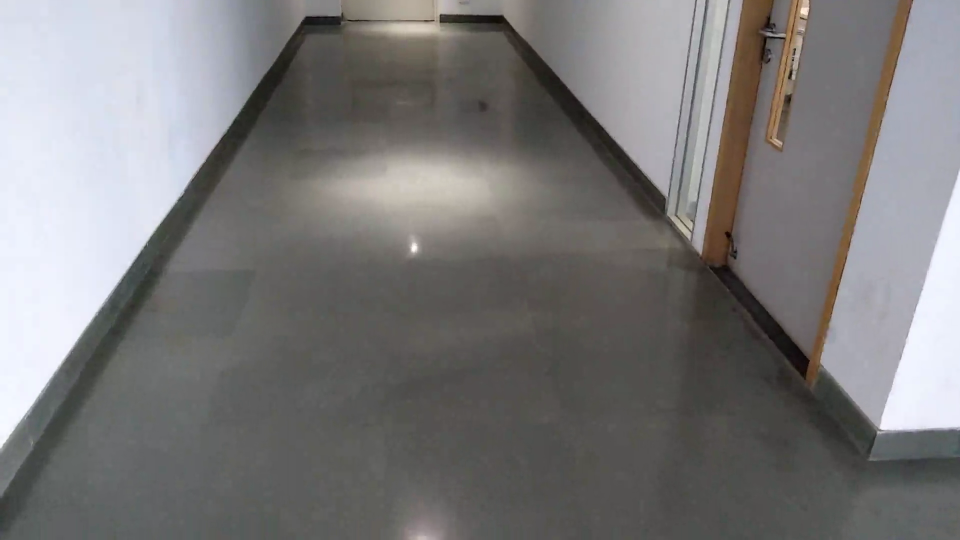
#> input picture frame 52 of Internships/BennettUniversity/PathIdentificationforIndoorMovement/New.mp4, 1920 x 1080 px (shown at 1/2 size)
$ python CapturingPath.py   (older library calls are emulated)
#> lines starting #> are read from the running program, lines starting #| are printed output that depends on the picture; after the words box and inside, x2 and y2 are one past the last pixel; in counts of white or black regions, pixels touching at a corner belong together
#PROJECT TITLE:- PATH IDENTIFIACTION FOR INDOOR MOVEMENT

# IMPORTING PACAKGES

import cv2
import numpy as np
from scipy.ndimage.measurements import label
from skimage.measure import regionprops

#COMMAND TO CAPTURE THE VIDEO

video= cv2.VideoCapture("New.mp4")

while True:

    ret,orig_frame= video.read()
#> orig_frame is the input picture: shape (1080, 1920, 3); mean B, G, R 121.5, 121.2, 122.5

    col=orig_frame.shape[1]
#> col = 1920
    row=orig_frame.shape[0]
#> row = 1080

    if not ret:
        video=cv2.VideoCapture("New.mp4")
        continue
#APPLY GAUSSIAN FILTER TO REMOVE THE NOISE

    frame= cv2.GaussianBlur(orig_frame,(5,5),0)

# CONVERTING THE COLOR TO GRAYSCALE

    gray=cv2.cvtColor(frame, cv2.COLOR_BGR2GRAY)
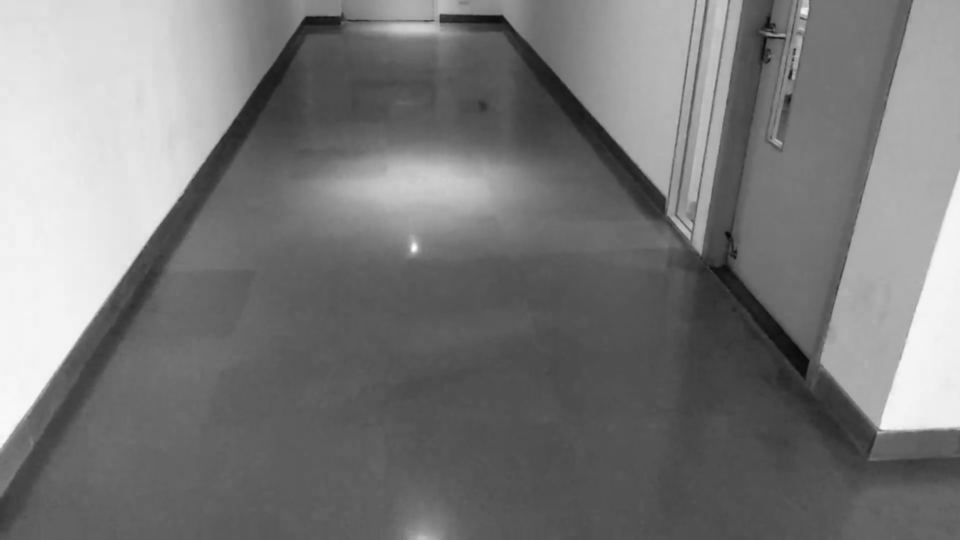
#> gray: shape (1080, 1920) (shown at 1/2 size); min 6, max 252, mean 121.6

# FOR EDGE DETECTION APPLY CANNY DETECTOR

    edges= cv2.Canny(gray,45,45)
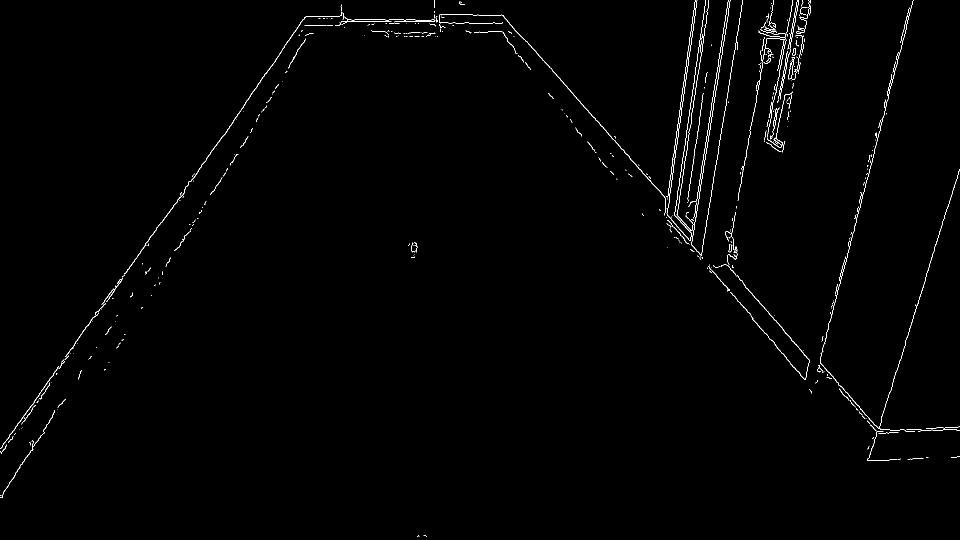
#> edges: shape (1080, 1920) (shown at 1/2 size); 0.77% white in thin lines or dots

    #cv2.imshow("Canny",edges)

    rows = edges.shape[0]
#> rows = 1080
    cols = edges.shape[1]
#> cols = 1920

# APPLY MORPHOLOGICAL OPERATION
    Structure1 = cv2.getStructuringElement(cv2.MORPH_RECT, (5,17))
    vertical = cv2.dilate(edges, Structure1,(-1,-1))
#> vertical: shape (1080, 1920); 6.8% white; 44 white regions, largest, box (x1, y1, x2, y2) and area: (0, 0, 1488, 915) 69380, (1412, 0, 1624, 768) 30579, (1628, 0, 1920, 930) 23410
    Structure2 = cv2.getStructuringElement(cv2.MORPH_RECT, (17,9))
    vertical = cv2.erode(vertical, Structure2,(-1,-1))
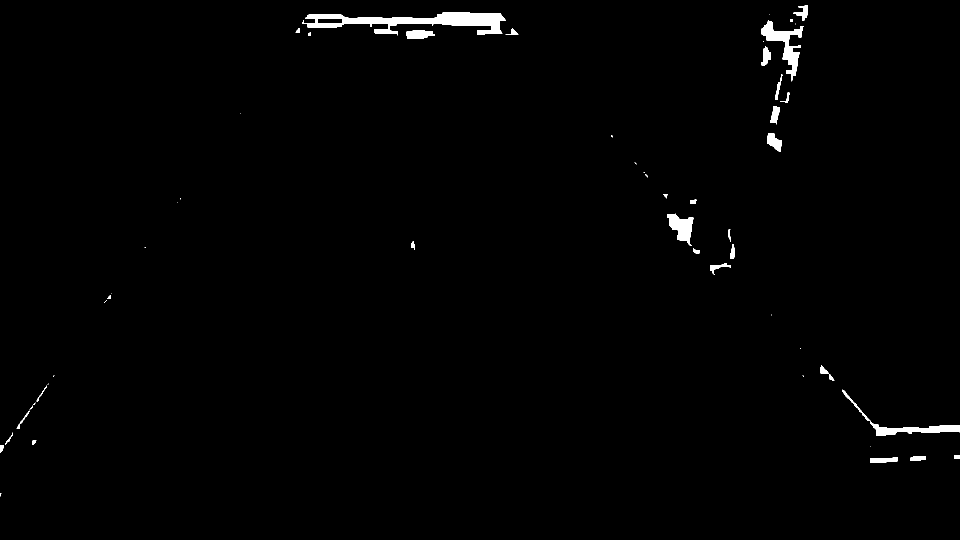
#> vertical: shape (1080, 1920) (shown at 1/2 size); 0.99% white; 55 white regions (22 under 20 px), largest, box (x1, y1, x2, y2) and area: (604, 24, 1012, 71) 7853, (1523, 40, 1607, 163) 2922, (1685, 779, 1920, 872) 2395
    kernel=np.ones((8,8),np.uint8)
    closing =cv2.morphologyEx(vertical,cv2.MORPH_CLOSE,kernel)
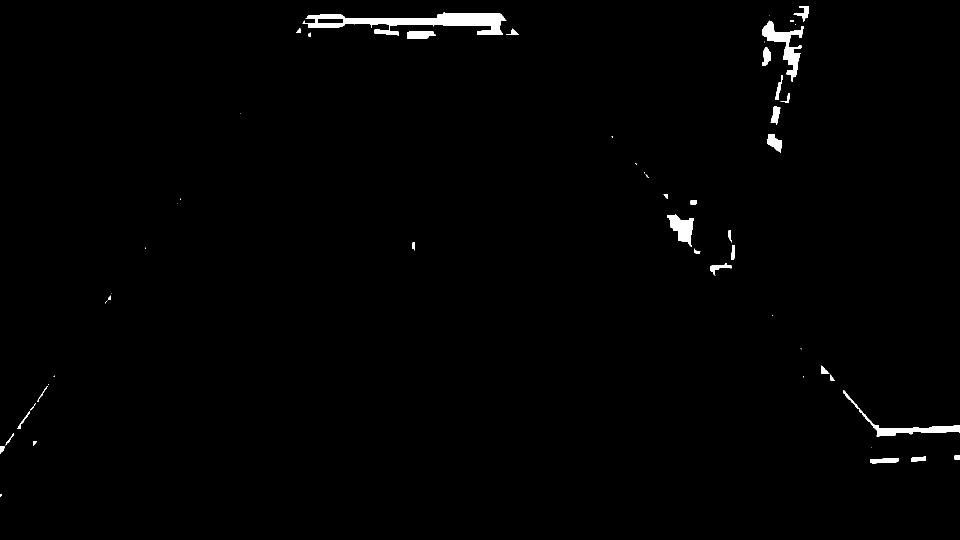
#> closing: shape (1080, 1920) (shown at 1/2 size); 0.99% white; 55 white regions (22 under 20 px), largest, box (x1, y1, x2, y2) and area: (605, 25, 1013, 72) 7853, (1524, 41, 1608, 164) 2922, (1686, 780, 1920, 873) 2380

    Structure2=np.ones((2,10),np.uint8)
    vertical = cv2.erode(closing, Structure2,(-1,-1))
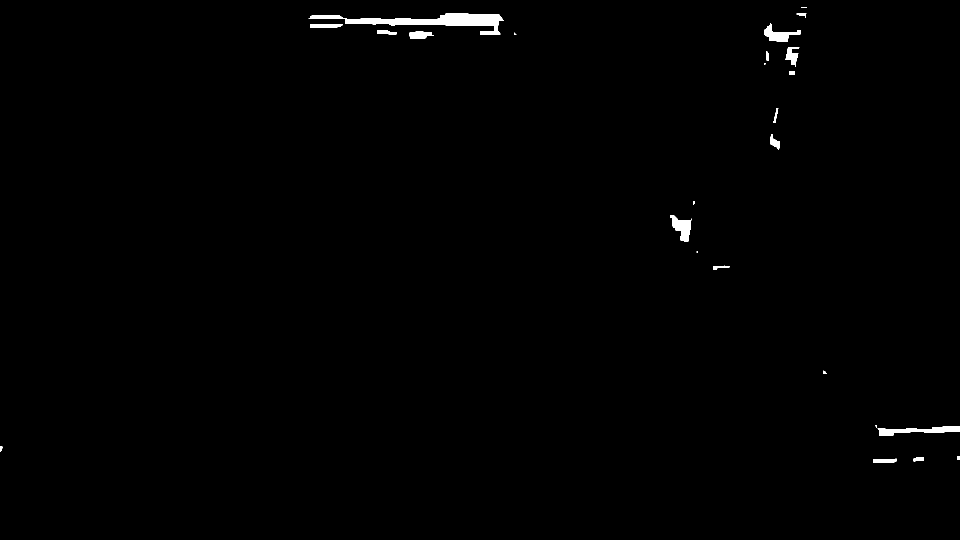
#> vertical: shape (1080, 1920) (shown at 1/2 size); 0.62% white; 26 white regions (5 under 20 px)

    #cv2.imshow("image",vertical)

#CONVERTING INTO BINARY IMAGE

    ret,thresh1 = cv2.threshold(vertical,100,255,cv2.THRESH_BINARY)

    labeled_array, num_features =label(thresh1)
#> labeled_array: shape (1080, 1920) int32; 27 distinct labels, from 0 to 26
#> num_features = 26
    props=regionprops(labeled_array)
#> props = 26 regions; largest, box (x1, y1, x2, y2) and area: (617, 27, 1008, 70) 5805, (1755, 852, 1920, 872) 1593, (1340, 431, 1383, 483) 1164, (1529, 46, 1602, 84) 1070, (819, 63, 867, 78) 561
    comp=len(props)
#> comp = 26

# CREATE THE NEW BLACK IMAGE

    black=np.zeros((rows,cols),np.float)

    #cv2.imshow("black_img",black)

    rows2 = black.shape[0]
#> rows2 = 1080
    cols2 = black.shape[1]
#> cols2 = 1920

# SELECT AREA

    for i in range(1,comp):
        if props[i].area>3501:
            max=props[i].area
            index=i
            var1=props[index].coords
            length = var1.shape[0]
            for i in range(0,(length-1)):
                xcor=var1[i,0]
                ycor=var1[i,1]
                black[xcor,ycor]=1
#> this loop made 25 passes
#> max on pass 1: 5805
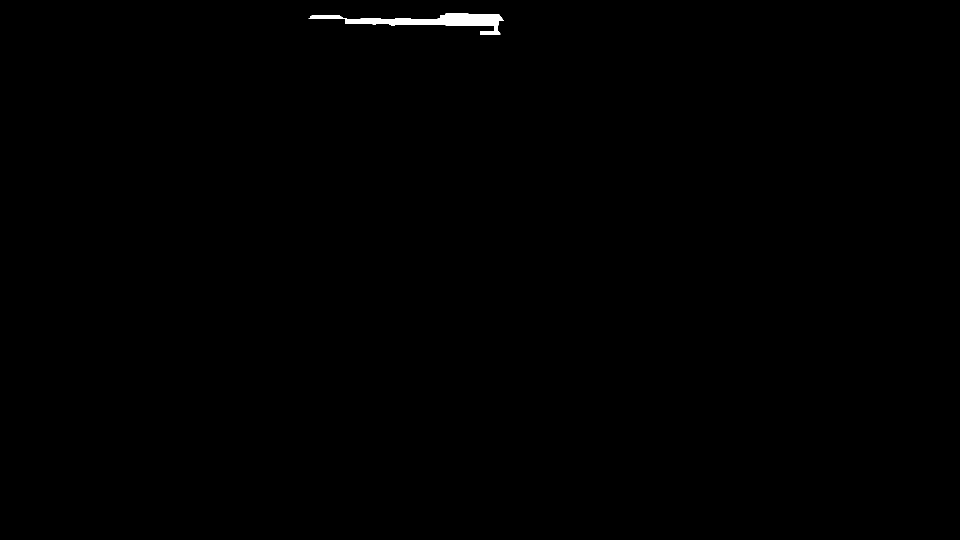
#> black: shape (1080, 1920) float64 (shown at 1/2 size); values 0 (black) and 1 (white), 0.28% white; 1 white region, box (x1, y1, x2, y2) and area: (617, 27, 1008, 70) 5804


    #cv2.imshow("After_area",black)

#FIND THE SLOPE

    for i in range(1,comp):
        if props[i].area>3501:
            index=i
            var1=props[index].coords
            length = var1.shape[0]
            l=length-1
            xcor1=var1[i,0]
            ycor1=var1[i,1]
            xcor2=var1[l,0]
            ycor2=var1[l,1]
            slope=(ycor2-ycor1)/(xcor2-xcor1)
            if slope in range(0,1):
                for i in range(xcor1,xcor2):
                    for j in range(ycor1,ycor2):
                        black[i,j]=0
#> this loop made 25 passes
#> (xcor1, ycor1, xcor2, ycor2, slope) on pass 1: (27, 892, 69, 966, 1.76)


    #cv2.imshow("image",frame)
    #cv2.imshow("After_area_slope",black)

    ret1,thresh2 = cv2.threshold(black,0,255,cv2.THRESH_BINARY)

    labeled_array2, num_features =label(thresh2)
#> labeled_array2: shape (1080, 1920) int32; values 0 (black) and 1 (white), 0.28% white; 1 white region
#> num_features = 1
    props=regionprops(labeled_array2)
#> props = 1 regions; box (x1, y1, x2, y2) and area: (617, 27, 1008, 70) 5804

    #cv2.imshow("thresh2",thresh2)
    comp=len(props)
#> comp = 1

    black2=np.zeros((rows,cols),np.float)

    k=0
    maxx=0
    maxy=0
    minx=10000
    miny=10000
    for i in range(0,comp):
        k=k+1

        var2=props[i].coords

        length=var2.shape[0]


        for j in range(1,length):
            if var2[j,0]>maxx:
                maxx=var2[j,0]
                maxy=var2[j,1]
            if var2[j,0]<minx:
                minx=var2[j,0]
                miny=var2[j,1]


# MAKING THE POLYGON

        if k==2:
            pts = np.array([[1920,1080],[maxy,maxx],[miny,minx],[0,1080]] ,np.int32)
        else:
            pts = np.array([[1920,1080],[miny,minx],[maxy,maxx],[0,1080]], np.int32)

        cv2.fillPoly(frame, np.int_([pts]), (0, 0, 255))
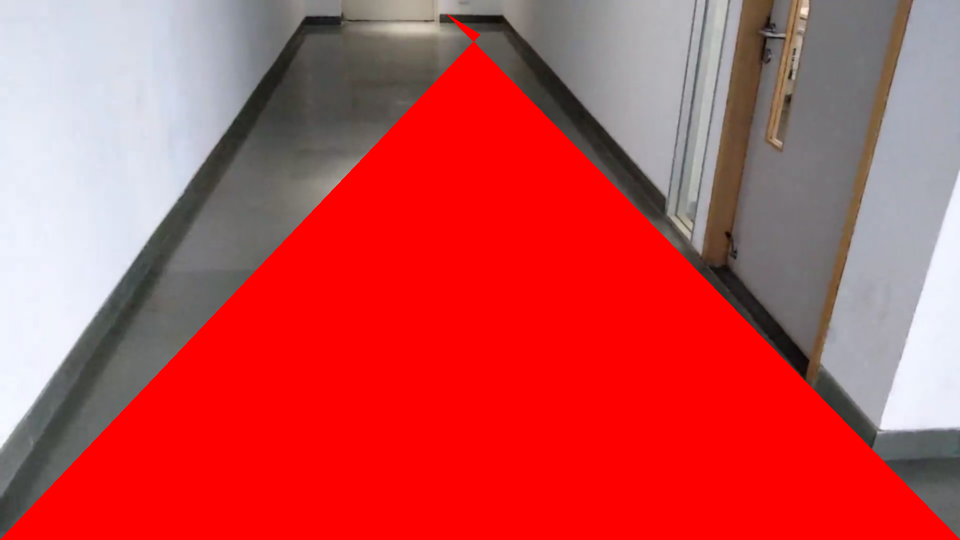
#> frame: shape (1080, 1920, 3) (shown at 1/2 size); mean B, G, R 80, 78.5, 197
#> after the loop, k = 1; maxx = 69; maxy = 960; minx = 27; miny = 892

    line= cv2.line(frame,(miny,minx),(maxy,maxx),(255,255,255),5)

#    cv2.imshow("image",img)
    cv2.imshow("final",frame)

    key=cv2.waitKey(500)
#> (key Esc is pressed here)
    if key==27:
        break

video.release()
cv2.destroyAllWindows()
